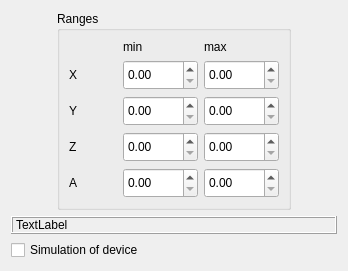
     <widget class="QWidget" name="tab1">
      <attribute name="title">
       <string>Working</string>
      </attribute>
      <layout class="QGridLayout" name="gridLayout_3">
       <item row="1" column="1">
        <widget class="QGroupBox" name="groupRanges">
         <property name="title">
          <string>Ranges</string>
         </property>
         <layout class="QGridLayout" name="gridLayout_4">
          <item row="0" column="6">
           <widget class="QLabel" name="labelMax">
            <property name="text">
             <string>max</string>
            </property>
           </widget>
          </item>
          <item row="4" column="5">
           <widget class="QDoubleSpinBox" name="doubleRangeMinA">
            <property name="minimumSize">
             <size>
              <width>75</width>
              <height>30</height>
             </size>
            </property>
           </widget>
          </item>
          <item row="2" column="5">
           <widget class="QDoubleSpinBox" name="doubleRangeMinY">
            <property name="minimumSize">
             <size>
              <width>75</width>
              <height>30</height>
             </size>
            </property>
           </widget>
          </item>
          <item row="0" column="5">
           <widget class="QLabel" name="labelMin">
            <property name="text">
             <string>min</string>
            </property>
           </widget>
          </item>
          <item row="2" column="6">
           <widget class="QDoubleSpinBox" name="doubleRangeMaxY">
            <property name="minimumSize">
             <size>
              <width>75</width>
              <height>30</height>
             </size>
            </property>
           </widget>
          </item>
          <item row="3" column="5">
           <widget class="QDoubleSpinBox" name="doubleRangeMinZ">
            <property name="minimumSize">
             <size>
              <width>75</width>
              <height>30</height>
             </size>
            </property>
           </widget>
          </item>
          <item row="1" column="6">
           <widget class="QDoubleSpinBox" name="doubleRangeMaxX">
            <property name="minimumSize">
             <size>
              <width>75</width>
              <height>30</height>
             </size>
            </property>
           </widget>
          </item>
          <item row="3" column="6">
           <widget class="QDoubleSpinBox" name="doubleRangeMaxZ">
            <property name="minimumSize">
             <size>
              <width>75</width>
              <height>30</height>
             </size>
            </property>
           </widget>
          </item>
          <item row="3" column="0">
           <widget class="QLabel" name="label_16">
            <property name="text">
             <string>Z</string>
            </property>
           </widget>
          </item>
          <item row="2" column="3">
           <spacer name="horizontalSpacer_17">
            <property name="orientation">
             <enum>Qt::Horizontal</enum>
            </property>
            <property name="sizeHint" stdset="0">
             <size>
              <width>40</width>
              <height>20</height>
             </size>
            </property>
           </spacer>
          </item>
          <item row="1" column="0">
           <widget class="QLabel" name="label_14">
            <property name="text">
             <string>X</string>
            </property>
           </widget>
          </item>
          <item row="4" column="6">
           <widget class="QDoubleSpinBox" name="doubleRangeMaxA">
            <property name="minimumSize">
             <size>
              <width>75</width>
              <height>30</height>
             </size>
            </property>
           </widget>
          </item>
          <item row="1" column="5">
           <widget class="QDoubleSpinBox" name="doubleRangeMinX">
            <property name="minimumSize">
             <size>
              <width>75</width>
              <height>30</height>
             </size>
            </property>
           </widget>
          </item>
          <item row="4" column="0">
           <widget class="QLabel" name="label_17">
            <property name="text">
             <string>A</string>
            </property>
           </widget>
          </item>
          <item row="2" column="0">
           <widget class="QLabel" name="label_15">
            <property name="text">
             <string>Y</string>
            </property>
           </widget>
          </item>
         </layout>
        </widget>
       </item>
       <item row="1" column="0">
        <spacer name="horizontalSpacer_15">
         <property name="orientation">
          <enum>Qt::Horizontal</enum>
         </property>
         <property name="sizeHint" stdset="0">
          <size>
           <width>40</width>
           <height>20</height>
          </size>
         </property>
        </spacer>
       </item>
       <item row="3" column="0" colspan="2">
        <widget class="QCheckBox" name="checkBoxDemoController">
         <property name="text">
          <string>Simulation of device</string>
         </property>
        </widget>
       </item>
       <item row="1" column="2">
        <spacer name="horizontalSpacer_16">
         <property name="orientation">
          <enum>Qt::Horizontal</enum>
         </property>
         <property name="sizeHint" stdset="0">
          <size>
           <width>40</width>
           <height>20</height>
          </size>
         </property>
        </spacer>
       </item>
       <item row="2" column="0" colspan="3">
        <widget class="QLabel" name="labelInfo">
         <property name="sizePolicy">
          <sizepolicy hsizetype="MinimumExpanding" vsizetype="MinimumExpanding">
           <horstretch>0</horstretch>
           <verstretch>0</verstretch>
          </sizepolicy>
         </property>
         <property name="frameShape">
          <enum>QFrame::Box</enum>
         </property>
         <property name="frameShadow">
          <enum>QFrame::Raised</enum>
         </property>
         <property name="text">
          <string>TextLabel</string>
         </property>
         <property name="textFormat">
          <enum>Qt::RichText</enum>
         </property>
         <property name="wordWrap">
          <bool>true</bool>
         </property>
        </widget>
       </item>
      </layout>
     </widget>
